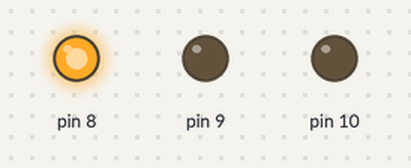
Bench run of a sketch on a simulated Arduino Uno, built with avr-gcc and run on an emulated ATmega328P. On the bench: output pins drawn as LEDs (lit = HIGH).

Above: at 0.2 s.
At 4.5 s:
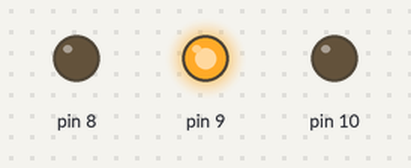
At 5.5 s:
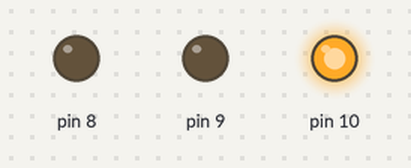
At 10.5 s:
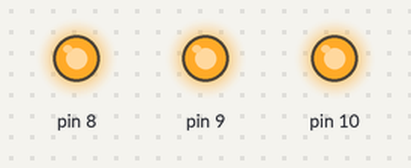
At 14.7 s:
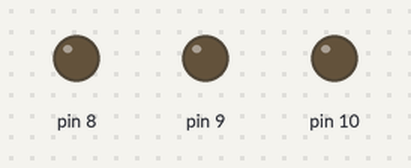
Timing chart, 0 to 16.9 s (numbered marks = the images above):
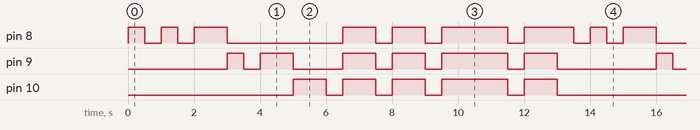

Measured:
- by itself, pin 10: repeats every 13.0 s: 2 × (LOW 0.50 s, HIGH 1.0 s), LOW 0.50 s, HIGH 2.0 s, LOW 0.50 s, HIGH 1.0 s, LOW 5.0 s, HIGH 1.0 s
- by itself, pin 9: repeats every 13.0 s: LOW 0.50 s, HIGH 1.0 s, LOW 1.5 s, 2 × (HIGH 1.0 s, LOW 0.50 s), HIGH 2.0 s, LOW 0.50 s, HIGH 1.0 s, LOW 3.0 s, HIGH 0.50 s
- by itself, pin 8: repeats every 13.0 s: LOW 0.50 s, HIGH 0.50 s, LOW 0.50 s, HIGH 1.0 s, LOW 3.5 s, 2 × (HIGH 1.0 s, LOW 0.50 s), HIGH 2.0 s, LOW 0.50 s, HIGH 1.5 s

The sketch:

BareMinimum.ino
```cpp
void setup() {
  // put your setup code here, to run once:
pinMode(8,OUTPUT);
pinMode(9,OUTPUT);
pinMode(10,OUTPUT);
}

void loop() {
  // put your main code here, to run repeatedly:
digitalWrite(8,HIGH);
digitalWrite(9,LOW);
digitalWrite(10,LOW);
delay(500);
digitalWrite(8,LOW);
digitalWrite(9,LOW);
digitalWrite(10,LOW);
delay(500);
digitalWrite(8,HIGH);
digitalWrite(9,LOW);
digitalWrite(10,LOW);
delay(500);
digitalWrite(8,LOW);
digitalWrite(9,LOW);
digitalWrite(10,LOW);
delay(500);
digitalWrite(8,HIGH);
digitalWrite(9,LOW);
digitalWrite(10,LOW);
delay(1000);
digitalWrite(8,LOW);
digitalWrite(9,HIGH);
digitalWrite(10,LOW);
delay(500);
digitalWrite(8,LOW);
digitalWrite(9,LOW);
digitalWrite(10,LOW);
delay(500);
digitalWrite(8,LOW);
digitalWrite(9,HIGH);
digitalWrite(10,LOW);
delay(1000);
digitalWrite(8,LOW);
digitalWrite(9,LOW);
digitalWrite(10,HIGH);
delay(1000);
digitalWrite(8,LOW);
digitalWrite(9,LOW);
digitalWrite(10,LOW);
delay(500);
digitalWrite(8,HIGH);
digitalWrite(9,HIGH);
digitalWrite(10,HIGH);
delay(1000);
digitalWrite(8,LOW);
digitalWrite(9,LOW);
digitalWrite(10,LOW);
delay(500);
digitalWrite(8,HIGH);
digitalWrite(9,HIGH);
digitalWrite(10,HIGH);
delay(1000);
digitalWrite(8,LOW);
digitalWrite(9,LOW);
digitalWrite(10,LOW);
delay(500);
digitalWrite(8,HIGH);
digitalWrite(9,HIGH);
digitalWrite(10,HIGH);
delay(1000);
digitalWrite(8,HIGH);
digitalWrite(9,HIGH);
digitalWrite(10,HIGH);
delay(1000);
digitalWrite(8,LOW);
digitalWrite(9,LOW);
digitalWrite(10,LOW);
delay(500);
digitalWrite(8,HIGH);
digitalWrite(9,HIGH);
digitalWrite(10,HIGH);
delay(1000);
}
```
